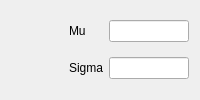
         <widget class="QWidget" name="tab_lognorm">
          <attribute name="title">
           <string>Log Normal</string>
          </attribute>
          <layout class="QGridLayout" name="gridLayout_7">
           <item row="1" column="2">
            <widget class="QLineEdit" name="ln_logsigma">
             <property name="maximumSize">
              <size>
               <width>80</width>
               <height>16777215</height>
              </size>
             </property>
            </widget>
           </item>
           <item row="1" column="1">
            <widget class="QLabel" name="label_10">
             <property name="text">
              <string>Sigma</string>
             </property>
            </widget>
           </item>
           <item row="0" column="1">
            <widget class="QLabel" name="label_9">
             <property name="text">
              <string>Mu</string>
             </property>
            </widget>
           </item>
           <item row="0" column="2">
            <widget class="QLineEdit" name="ln_logmu">
             <property name="maximumSize">
              <size>
               <width>80</width>
               <height>16777215</height>
              </size>
             </property>
            </widget>
           </item>
           <item row="1" column="0">
            <spacer name="horizontalSpacer_5">
             <property name="orientation">
              <enum>Qt::Horizontal</enum>
             </property>
             <property name="sizeHint" stdset="0">
              <size>
               <width>40</width>
               <height>20</height>
              </size>
             </property>
            </spacer>
           </item>
          </layout>
         </widget>
